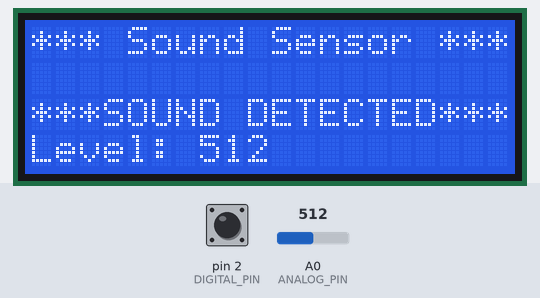
Bench run of a program on a simulated Arduino Uno, built with avr-gcc and run on an emulated ATmega328P. On the bench: 20×4 character LCD. The test bench sets the inputs (shaded band); at power-on: pin 2 (DIGITAL_PIN) HIGH, A0 (ANALOG_PIN) = 512.

Above: at 1.2 s.
1.3 s: pin 2 (DIGITAL_PIN) pulled LOW for 1.25 s
At 2.37 s:
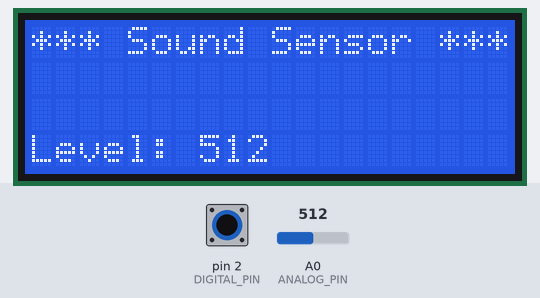
4.0 s: A0 (ANALOG_PIN) set to 716
At 5.3 s:
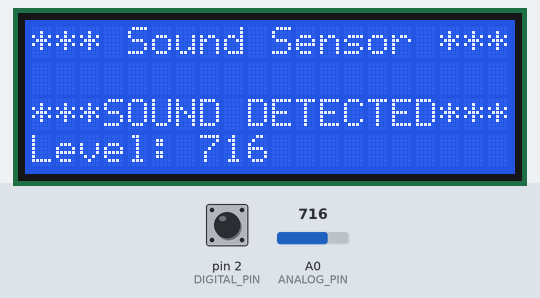
6.1 s: A0 (ANALOG_PIN) set to 900
At 7.5 s:
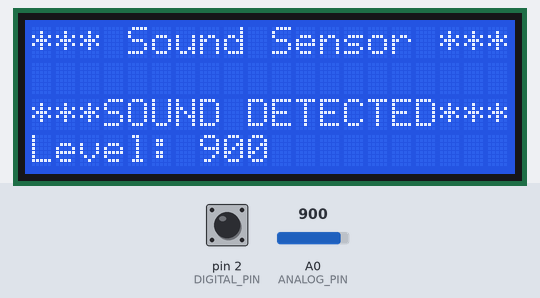
8.1 s: pin 2 (DIGITAL_PIN) pulled LOW for 1.25 s
At 9.2 s:
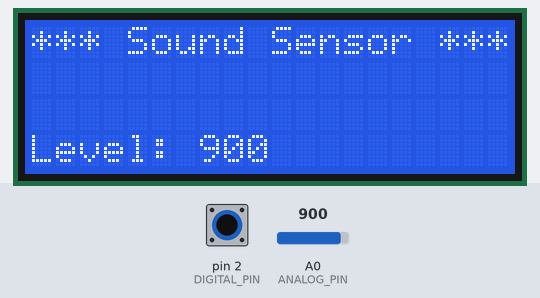
10.8 s: pin 2 (DIGITAL_PIN) pulled LOW for 3.2 s
15.5 s: A0 (ANALOG_PIN) set to 1023
At 17.1 s:
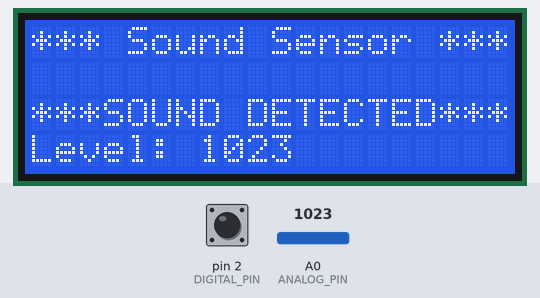
Timing chart, 0 to 18.5 s (numbered marks = the images above; inputs shaded):
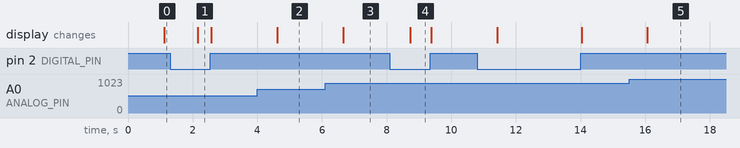

The program:

main.cpp
```cpp
#include <Arduino.h>
#include <Wire.h>
#include <LiquidCrystal_I2C.h>

LiquidCrystal_I2C lcd(0x27, 20, 4);

#define DIGITAL_PIN 2
#define ANALOG_PIN A0

void setup() {
  pinMode(DIGITAL_PIN, INPUT_PULLUP);
  pinMode(ANALOG_PIN, INPUT);

  lcd.init();
  lcd.backlight();

  lcd.setCursor(0, 0);
  lcd.print("*** Sound Sensor ***");

  lcd.setCursor(0, 3);
  lcd.print("Level:");
}

void loop() {
  lcd.setCursor(0, 2);
  if (digitalRead(DIGITAL_PIN)){
    lcd.print("***SOUND DETECTED***");
    delay(1000);
  } else {
    lcd.print("                    ");
  }

  lcd.setCursor(7, 3);
  lcd.print(analogRead(ANALOG_PIN));
  lcd.print("  ");
}
```

Measured:
- after the input at 1.3 s, the display: changes after 0.86 s (image 1)
- after the input at 4.0 s, the display: changes after 0.61 s (image 2)
- after the input at 6.1 s, the display: changes after 0.56 s (image 3)
- after the input at 8.1 s, the display: changes after 0.64 s (image 4)
- after the input at 15.5 s, the display: changes after 0.56 s (image 5)
